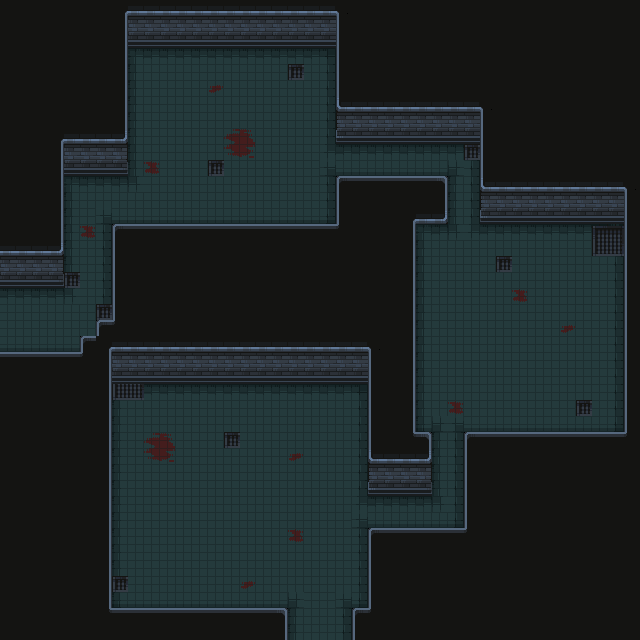

Rendered tile map (Tiled .tmx) drawn with the repository's tilesets; below, a short description and the map source with its tile grids summarised:
An orthogonal 40x40 tile map with 16x16 px tiles, 3 tile layers (Sol, Murs, Objets 1) and 40 objects (28x Collisions, 11x spawn_mob).

<map version="1.10" tiledversion="1.10.2" orientation="orthogonal" renderorder="right-down" width="40" height="40" tilewidth="16" tileheight="16" infinite="0" nextlayerid="5" nextobjectid="49">
 <tileset firstgid="1" source="Nv 1.tsx" />
 <layer id="1" name="Sol" width="40" height="40">
  <data>[1600 cells, 637 non-empty, 10 distinct tile ids]</data>
 </layer>
 <layer id="2" name="Murs" width="40" height="40">
  <data>[1600 cells, 995 non-empty, 31 distinct tile ids]</data>
 </layer>
 <layer id="3" name="Objets 1" width="40" height="40">
  <data>[1600 cells, 0 non-empty, 0 distinct tile ids]</data>
 </layer>
 <objectgroup id="4" name="objets">
  <object id="4" name="collisions" type="Collisions" x="0" y="272" width="64" height="16" />
  <object id="5" name="collisions" type="Collisions" x="48" y="144" width="16" height="128" />
  <object id="6" name="collisions" type="Collisions" x="64" y="160" width="64" height="16" />
  <object id="7" name="collisions" type="Collisions" x="112" y="32" width="16" height="128" />
  <object id="8" name="collisions" type="Collisions" x="128" y="32" width="208" height="16" />
  <object id="9" name="collisions" type="Collisions" x="336" y="32" width="16" height="96" />
  <object id="10" name="collisions" type="Collisions" x="336" y="128" width="144" height="16" />
  <object id="12" name="collisions" type="Collisions" x="480" y="128" width="16" height="96" />
  <object id="13" name="collisions" type="Collisions" x="496" y="208" width="128" height="16" />
  <object id="14" x="624" y="208" width="16" height="224" />
  <object id="15" name="collisions" type="Collisions" x="464" y="432" width="176" height="16" />
  <object id="16" name="collisions" type="Collisions" x="464" y="448" width="16" height="80" />
  <object id="17" name="collisions" type="Collisions" x="368" y="528" width="112" height="16" />
  <object id="18" name="collisions" type="Collisions" x="368" y="544" width="16" height="64" />
  <object id="19" name="collisions" type="Collisions" x="352" y="608" width="16" height="32" />
  <object id="20" name="collisions" type="Collisions" x="368" y="608" width="16" height="16" />
  <object id="22" name="collisions" type="Collisions" x="112" y="608" width="160" height="16" />
  <object id="23" name="collisions" type="Collisions" x="272" y="608" width="16" height="32" />
  <object id="26" name="collisions" type="Collisions" x="96" y="368" width="16" height="256" />
  <object id="27" name="collisions" type="Collisions" x="112" y="368" width="256" height="16" />
  <object id="28" name="collisions" type="Collisions" x="368" y="368" width="16" height="96" />
  <object id="29" name="collisions" type="Collisions" x="384" y="432" width="48" height="32" />
  <object id="30" name="collisions" type="Collisions" x="400" y="224" width="16" height="208" />
  <object id="31" name="collisions" type="Collisions" x="336" y="176" width="112" height="48" />
  <object id="32" name="collisions" type="Collisions" x="112" y="224" width="240" height="16" />
  <object id="33" name="collisions" type="Collisions" x="112" y="240" width="16" height="96" />
  <object id="34" name="collisions" type="Collisions" x="96" y="320" width="16" height="32" />
  <object id="35" name="collisions" type="Collisions" x="80" y="336" width="16" height="32" />
  <object id="36" name="collisions" type="Collisions" x="0" y="352" width="80" height="16" />
  <object id="37" name="orc" type="spawn_mob" x="175" y="96">
   <point />
  </object>
  <object id="38" name="orc" type="spawn_mob" x="301" y="110">
   <point />
  </object>
  <object id="39" name="bebe_orc" type="spawn_mob" x="239" y="184">
   <point />
  </object>
  <object id="40" name="demon" type="spawn_mob" x="469" y="295">
   <point />
  </object>
  <object id="41" name="demon" type="spawn_mob" x="550" y="353">
   <point />
  </object>
  <object id="42" name="orc" type="spawn_mob" x="308" y="448">
   <point />
  </object>
  <object id="43" name="bebe_monstre" type="spawn_mob" x="203" y="473">
   <point />
  </object>
  <object id="44" name="orc" type="spawn_mob" x="304" y="560">
   <point />
  </object>
  <object id="45" name="demon" type="spawn_mob" x="163" y="554">
   <point />
  </object>
  <object id="46" name="bebe_monstre" type="spawn_mob" x="405" y="509">
   <point />
  </object>
  <object id="47" name="mort" type="spawn_mob" x="458" y="169">
   <point />
  </object>
 </objectgroup>
</map>
